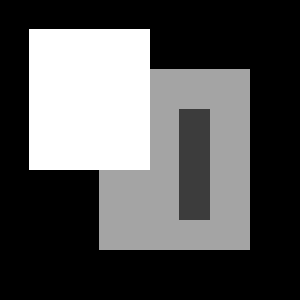
#> input picture data/week06_data/TestIm1.png, 300 x 300 px
$ jupyter execute --allow-errors w6.ipynb   (shell and % lines are left out)
#> lines starting #> are read from the running program, lines starting #| are printed output that depends on the picture; after the words box and inside, x2 and y2 are one past the last pixel; in counts of white or black regions, pixels touching at a corner belong together
[cell 1]
from scipy.spatial.transform import Rotation
import numpy as np
import matplotlib.pyplot as plt
import cv2
from IPython.display import display
import scipy

[cell 2]
# 6.1
def gaussian1DKernel(sigma:int) -> np.ndarray:
    """create a 1D gaussian kernel
    g: kernel
    gd: derivative of kernel"""
    if sigma == 0:
        raise ValueError("sigma must be non-zero")
    width = 5*sigma
    interval = np.arange(-width, width+1)
    g = 1/(np.sqrt(2*np.pi)*sigma) * np.exp(-interval**2/(2*sigma**2))
    gd = -interval/(np.sqrt(2*np.pi)*sigma**3) * np.exp(-interval**2/(2*sigma**2))
    g = g.reshape(-1,1)
    gd = gd.reshape(-1,1)
    return g, gd

[cell 3]
im = cv2.imread('data/week06_data/TestIm1.png', cv2.IMREAD_GRAYSCALE)
#> im is the input picture: shape (300, 300); min 0, max 255, mean 84.8
im = im.astype(float)/255

[cell 4]
#6.2
def gaussianSmoothing(im:np.ndarray, sigma:int) -> np.ndarray:
    """smooth an image with a gaussian kernel
    I: smoothed image
    Ix: smoothed derivative in x direction
    Iy: smoothed derivative in y direction"""
#> called with sigma = 5
    if sigma == 0:
        raise ValueError('sigma must be greater than 0')

    g, gd = gaussian1DKernel(sigma)
    I = cv2.filter2D(im, -1, kernel=g)
    I = cv2.filter2D(I, -1, kernel=g.T)

    Ix = cv2.filter2D(im, -1, kernel=g)
    Ix = cv2.filter2D(Ix, -1, kernel=gd.T)
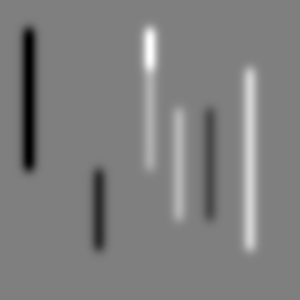
#> Ix: shape (300, 300) float64; min -0.0795, max 0.0795, mean 8.69e-20; drawn with min black and max white

    Iy = cv2.filter2D(im, -1, kernel=g.T)
    Iy = cv2.filter2D(Iy, -1, kernel=gd)
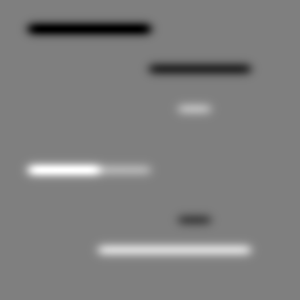
#> Iy: shape (300, 300) float64; min -0.0795, max 0.0795, mean 1.25e-19; drawn with min black and max white
    return I, Ix, Iy

I, Ix, Iy = gaussianSmoothing(im, 5)
plt.imshow(Ix)
#> (this line was passed over: IPython is not available in this run)
plt.colorbar();
#> (this line was passed over: IPython is not available in this run)

[cell 5]
# 6.3
def smoothedHessian(im, sigma, epsilon):
    """compute the smoothed Hessian matrix
    C: Hessian matrix"""
#> called with sigma = 5, epsilon = 0.01
    I, Ix, Iy = gaussianSmoothing(im, sigma)
    g_epsilon, gd_epsilon = gaussian1DKernel(epsilon)
    Ixx = Ix**2
    Ixy = Ix * Iy
    Iyy = Iy ** 2
    ll = cv2.filter2D(Ixx, -1, kernel=g_epsilon)
    ll = cv2.filter2D(ll, -1, kernel=g_epsilon.T)
    ls = cv2.filter2D(Ixy, -1, kernel=g_epsilon)
    ls = cv2.filter2D(ls, -1, kernel=g_epsilon.T)
    lr = cv2.filter2D(Iyy, -1, kernel=g_epsilon)
    lr = cv2.filter2D(lr, -1, kernel=g_epsilon.T)
    C = np.array([[ll, ls], [ls, lr]])
    return C
C = smoothedHessian(im, 5, 0.01)

[cell 6]
# 6.4
def harrisMeasure(im, sigma, epsilon, k=0.06):
    """compute the harris measure
    R: harris measure"""
    if epsilon == 0:
        raise ValueError('epsilon must be greater than 0')

    C = smoothedHessian(im, sigma, epsilon)
#> call 2 of smoothedHessian, with sigma = 5, epsilon = 5
#> in smoothedHessian (call 2), `ll = cv2.filter2D(ll, -1, kernel=g_epsilon.T)`:
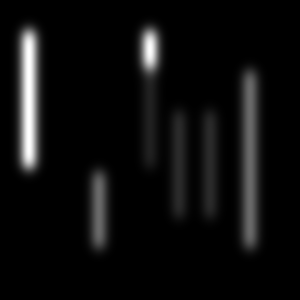
#> ll: shape (300, 300) float64; min -9.64e-19, max 0.00367, mean 0.000202; drawn with min black and max white
#> in smoothedHessian (call 2), `ls = cv2.filter2D(ls, -1, kernel=g_epsilon.T)`:
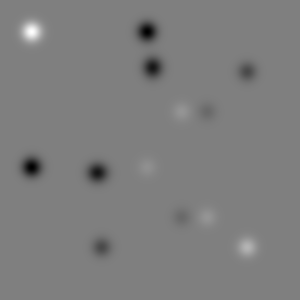
#> ls: shape (300, 300) float64; min -0.000949, max 0.000949, mean -8.42e-06; drawn with min black and max white
#> in smoothedHessian (call 2), `lr = cv2.filter2D(Iyy, -1, kernel=g_epsilon)`:
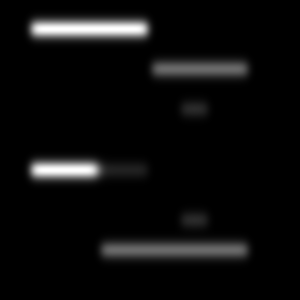
#> lr: shape (300, 300) float64; min -1.08e-18, max 0.00367, mean 0.000185; drawn with min black and max white
    a = C[0,0,:,:]
    b = C[1,1,:,:]
    c = C[0,1,:,:]
    r = a * b - c**2 - k*(a + b)**2
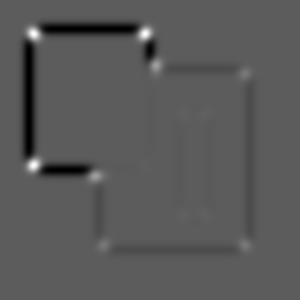
#> r: shape (300, 300) float64; min -8.09e-07, max 1.42e-06, mean -2.6e-08; drawn with min black and max white
    return r
# does epsilon need to be equal to sigma?
r = harrisMeasure(im, 5, 5)
plt.imshow(r)
#> (this line was passed over: IPython is not available in this run)
plt.colorbar();
#> (this line was passed over: IPython is not available in this run)

[cell 7]
# 6.5
def cornerDetector(im, sigma, epsilon, k=0.06, tau=0.01) -> list:
    """detect corners
    using non-maximum suppression
    return corners: list of corners"""
    r = harrisMeasure(im, sigma, epsilon, k)
    I = r > tau
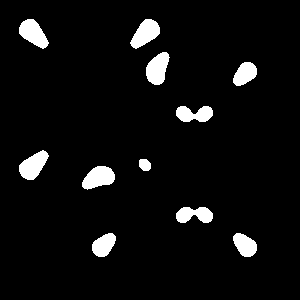
#> I: shape (300, 300) bool; 5.4% white; 11 white regions, largest, box (x1, y1, x2, y2) and area: (146, 52, 170, 85) 541, (82, 166, 115, 190) 541, (19, 19, 49, 49) 537
    corners = []
    for i in range(1, r.shape[0]-1):
        for j in range(1, r.shape[1]-1):
            if I[i,j] :
                if r[i,j] > r[i+1,j] and r[i,j] > r[i-1,j] and r[i,j] > r[i,j+1] and r[i,j] > r[i,j-1]:
                    corners.append((j,i))

    return corners
c = cornerDetector(im, 5, 6, 0.06, 1e-8)
#> c = [(34, 34), (144, 34), (156, 65), (244, 74), (184, 114), (204, 114), (34, 164), (144, 164), (95, 176), (184, 214), (204, 214), (104, 244), (244, 244)]
c = np.array(c)
#> c = 13 rows, first 8: [34, 34], [144, 34], [156, 65], [244, 74], [184, 114], [204, 114], [34, 164], [144, 164]
c
#> Out has the same summary as c

[cell 8]
mask = r > 1e-8
#> mask: shape (300, 300) bool; 4% white; 13 white regions, largest, box (x1, y1, x2, y2) and area: (148, 54, 167, 83) 393, (84, 168, 113, 187) 393, (20, 20, 46, 46) 390
img2 = 0.5*im + 0.5*mask
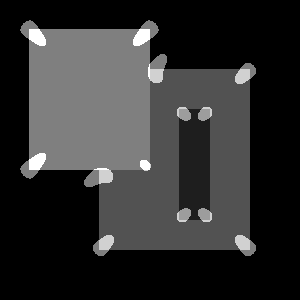
#> img2: shape (300, 300) float64; min 0, max 1, mean 0.186
plt.scatter(c[:,0], c[:,1], s=20,c='r', marker='o')
#> (this line was passed over: IPython is not available in this run)
plt.imshow(img2, cmap='gray');
#> (this line was passed over: IPython is not available in this run)

The smallest value between threshold1 and threshold2 is used for edge linking. The largest value is used to find initial segments of strong edges. See http://en.wikipedia.org/wiki/Canny_edge_detector

[cell 9]
# 6.6
im = cv2.imread('data/week06_data/TestIm1.png', cv2.IMREAD_GRAYSCALE)
# im = im.astype(float)/255
im2 = cv2.imread('data/week06_data/TestIm2.png', cv2.IMREAD_GRAYSCALE)
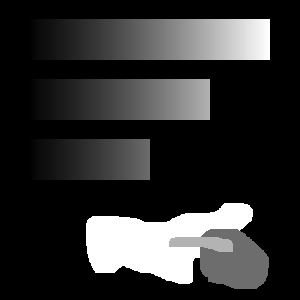
#> input picture data/week06_data/TestIm2.png, 300 x 300 px
#> im2 is the input picture: shape (300, 300); min 0, max 255, mean 47.6
# im2 = im2.astype(float)/255
# cv2.Canny(image, threshold1, threshold2)
# first threshold for the hysteresis procedure.
# second threshold for the hysteresis procedure.
edges = cv2.Canny(im, 0.1, 0.2)
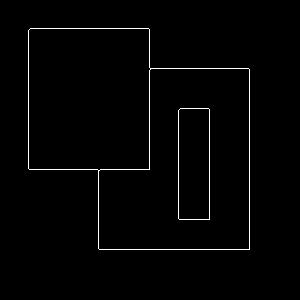
#> edges: shape (300, 300); 1.5% white in thin lines or dots, all inside (x1, y1, x2, y2) = (28, 28, 250, 250)
#> (the rest of this cell did not finish here and is left out)
